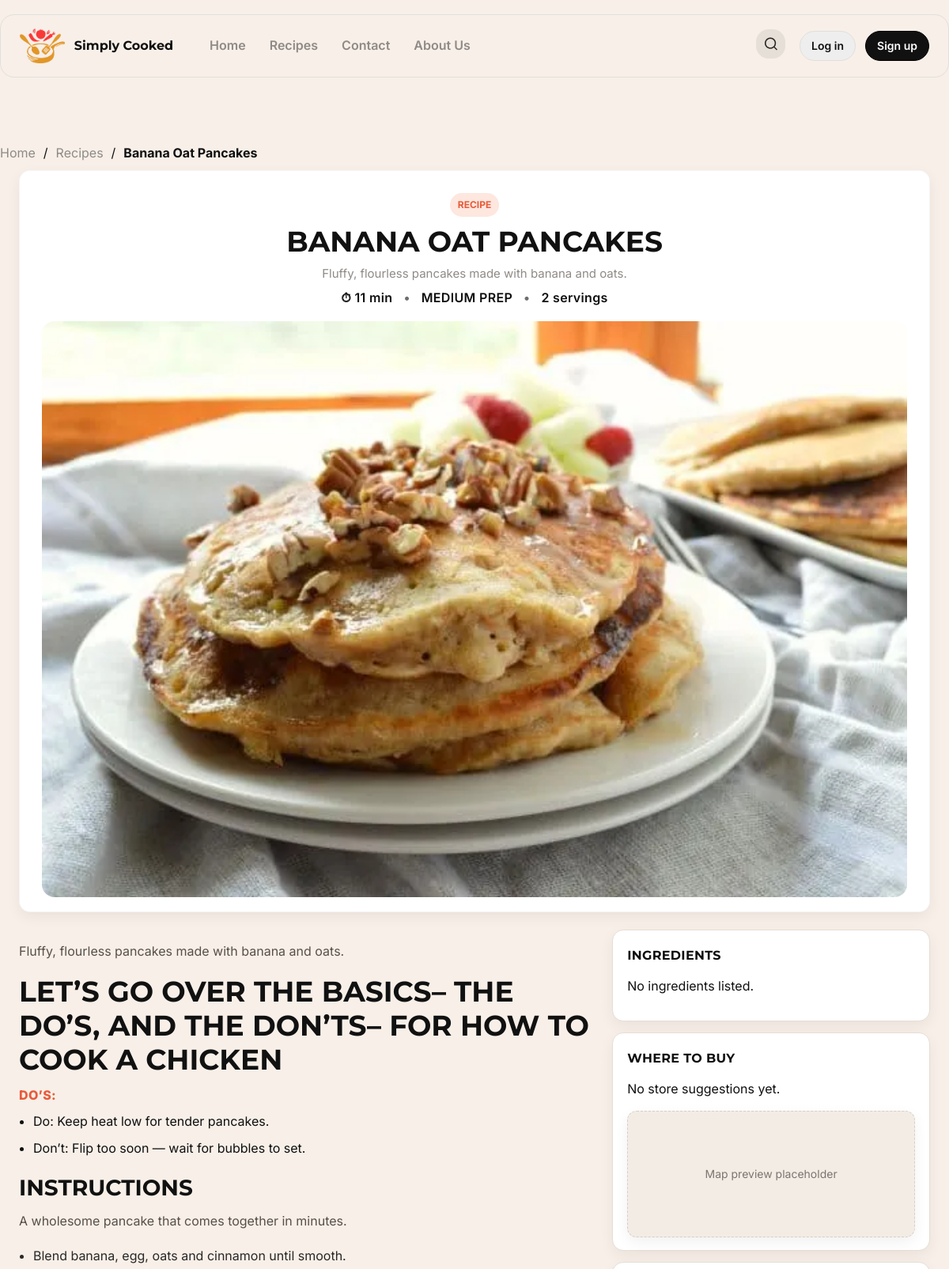
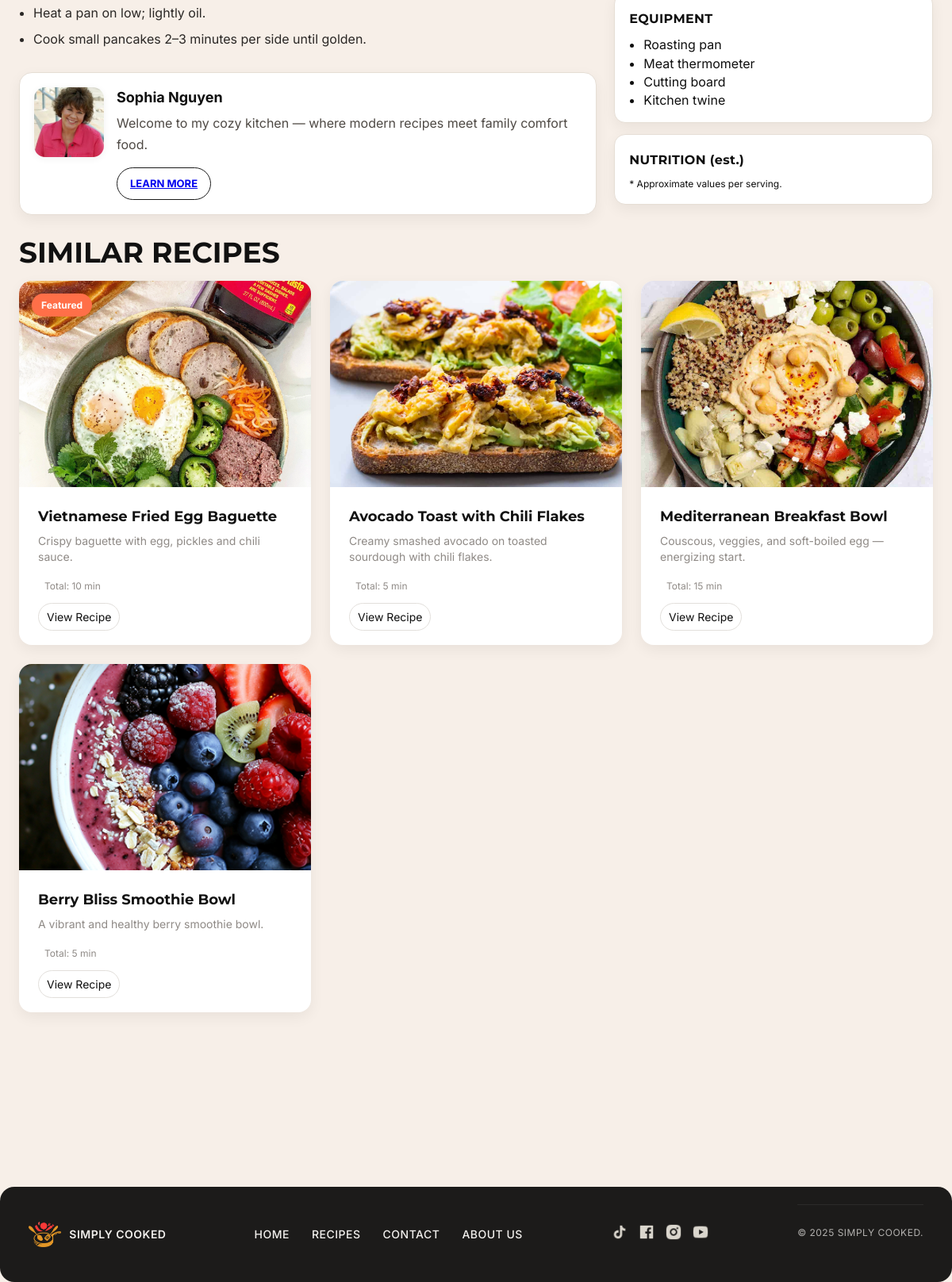
The app's page /recipe.php?slug=banana-oat-pancakes with its own data (2 pictures, top to bottom).
### tables this page shows
CREATE TABLE recipes (
  recipe_id INT AUTO_INCREMENT PRIMARY KEY,
  user_id INT,
  title VARCHAR(255) NOT NULL,
  slug VARCHAR(255) NOT NULL UNIQUE,

   
  description TEXT,                  
  meta_description VARCHAR(255),
  keywords VARCHAR(255),

   
  main_image_url VARCHAR(255),       
  prep_time VARCHAR(50),
  cook_time VARCHAR(50),
  total_time VARCHAR(50),
  servings VARCHAR(50),
  difficulty ENUM('easy','medium','hard') DEFAULT 'easy',
  is_featured BOOLEAN DEFAULT FALSE,

   
  instructions_intro TEXT NULL,      
  instructions TEXT NOT NULL,        
  dos_donts TEXT NULL,               

  created_at TIMESTAMP DEFAULT CURRENT_TIMESTAMP,
  updated_at TIMESTAMP DEFAULT CURRENT_TIMESTAMP ON UPDATE CURRENT_TIMESTAMP,

  FOREIGN KEY (user_id) REFERENCES users(user_id) ON DELETE SET NULL
);

CREATE TABLE users (
  user_id INT AUTO_INCREMENT PRIMARY KEY,
  username VARCHAR(50) NOT NULL UNIQUE,
  email VARCHAR(100) NOT NULL UNIQUE,
  email_verified TINYINT(1) DEFAULT 0,
  verify_token VARCHAR(64) DEFAULT NULL,
  password_hash VARCHAR(255) NOT NULL,
  full_name VARCHAR(100),
  bio TEXT,
  profile_image_url VARCHAR(255),
  google_id VARCHAR(255) UNIQUE,
  created_at TIMESTAMP DEFAULT CURRENT_TIMESTAMP
);

### public/recipe.php (the view, shortened to what this page needs)
<?php
require_once __DIR__ . '/../config/db.php';
include __DIR__ . '/../app/views/header.php';
$rid  = isset($_GET['id']) ? intval($_GET['id']) : 0;
$slug = isset($_GET['slug']) ? trim($_GET['slug']) : '';
if ($rid > 0) {
  $sql = "SELECT r.*, u.full_name AS author_name, u.profile_image_url AS author_avatar, u.bio AS author_bio
          FROM recipes r
          LEFT JOIN users u ON u.user_id = r.user_id
          WHERE r.recipe_id = ?";
  $stmt = $conn->prepare($sql);
  $stmt->bind_param('i', $rid);
} elseif ($slug !== '') {
  $sql = "SELECT r.*, u.full_name AS author_name, u.profile_image_url AS author_avatar, u.bio AS author_bio
          FROM recipes r
          LEFT JOIN users u ON u.user_id = r.user_id
          WHERE r.slug = ?";
  $stmt = $conn->prepare($sql);
  $stmt->bind_param('s', $slug);
} else {
  http_response_code(404);
  echo "<main class='site-main container'><p>Recipe not found.</p></main>";
  include __DIR__ . '/../app/views/footer.php';
  exit;
}
$stmt->execute();
$res = $stmt->get_result();
$recipe = $res->fetch_assoc();
$catSlugs = [];
$catSql = "SELECT c.slug, c.name
           FROM recipe_categories rc
           JOIN categories c ON c.category_id = rc.category_id
           WHERE rc.recipe_id = ?";
$stmt = $conn->prepare($catSql);
$stmt->bind_param('i', $recipe['recipe_id']);
$stmt->execute();
$cr = $stmt->get_result();
while ($row = $cr->fetch_assoc()) {
  $catSlugs[] = $row['slug'];
}
$storeSql = "SELECT s.*
             FROM recipe_stores rs
             JOIN stores s ON s.store_id = rs.store_id
             WHERE rs.recipe_id = ?
             ORDER BY s.name ASC";
$stmt = $conn->prepare($storeSql);
$stmt->bind_param('i', $recipe['recipe_id']);
$stmt->execute();
$stores = $stmt->get_result()->fetch_all(MYSQLI_ASSOC);
$ingredients = [];
$eqSql = "SELECT name
          FROM recipe_equipment
          WHERE recipe_id = ?
          ORDER BY sort_order, id";
$stmt = $conn->prepare($eqSql);
$stmt->bind_param('i', $recipe['recipe_id']);
$stmt->execute();
$equipment = $stmt->get_result()->fetch_all(MYSQLI_ASSOC);
$nuSql = "SELECT calories, protein_g, fat_g, carbs_g, note
          FROM recipe_nutrition
          WHERE recipe_id = ?";
$stmt = $conn->prepare($nuSql);
$stmt->bind_param('i', $recipe['recipe_id']);
$stmt->execute();
$nutrition = $stmt->get_result()->fetch_assoc();
$similar = [];
if (!empty($catSlugs)) {
  $in = implode(',', array_fill(0, count($catSlugs), '?'));
  $types = str_repeat('s', count($catSlugs)) . 'i';
  $params = array_merge($catSlugs, [$recipe['recipe_id']]);
  $simSql = "SELECT DISTINCT r.recipe_id, r.title, r.slug, r.meta_description, r.main_image_url, r.total_time, r.prep_time, r.is_featured
             FROM recipes r
             JOIN recipe_categories rc ON rc.recipe_id = r.recipe_id
             JOIN categories c ON c.category_id = rc.category_id
             WHERE c.slug IN ($in) AND r.recipe_id <> ?
             ORDER BY r.created_at DESC
             LIMIT 6";
  $stmt = $conn->prepare($simSql);
  $stmt->bind_param($types, ...$params);
  $stmt->execute();
  $similar = $stmt->get_result()->fetch_all(MYSQLI_ASSOC);
}
$title = $recipe['title'] ?: 'Recipe';
$intro = $recipe['description'] ?: ($recipe['meta_description'] ?? '');
$img   = $recipe['main_image_url'] ?: '/assets/images/placeholder.jpg';
$prep  = $recipe['prep_time'] ?: '';
$cook  = $recipe['cook_time'] ?: '';
$total = $recipe['total_time'] ?: '';
$serv  = $recipe['servings'] ?: '';
$diff  = strtoupper($recipe['difficulty'] ?: (!empty($recipe['is_featured']) ? 'HARD' : 'EASY')) . ' PREP';
function render_instructions($introText, $fullText) {
  ob_start(); ?>
  <h2 class="recipes-title" style="font-size:28px;margin-top:20px;">INSTRUCTIONS</h2>
  <?php if (!empty($introText)): ?>
    <p style="margin:10px 0 16px;color:#574f48;line-height:1.7;"><?= nl2br(htmlspecialchars($introText)) ?></p>
  <?php endif; ?>
  <?php
  $lines = preg_split('/\R/', (string)$fullText);
  foreach ($lines as $ln) {
    $t = trim($ln);
    $isHeading = false;
    if (strpos($t, '- ') === 0) {
      echo '<ul style="margin:6px 0;padding-left:18px;"><li style="line-height:1.7;color:#2a2725;">'
         . htmlspecialchars(substr($t, 2))
         . '</li></ul>';
    } else {
      echo '<p style="margin:4px 0;color:#2a2725;line-height:1.7;">'
         . htmlspecialchars($t)
         . '</p>';
    }
  }
  return ob_get_clean();
}
function render_dos_donts($raw) {
  $lines = preg_split('/\R/', (string)$raw);
  $mode = null;
  $bufDo = []; $bufDont = [];
  foreach ($lines as $ln) {
    $t = trim($ln);
    if (strpos($t, '- ') === 0) $t = substr($t, 2);
    $title = '';
    $body  = $t;
    $itemHtml = '<li style="margin:6px 0;line-height:1.7;"><span style="font-weight:700;">'
              . htmlspecialchars($title)
              . '</span>' . ($title ? ': ' : '')
              . htmlspecialchars($body) . '</li>';
    if ($mode === 'dont') $bufDont[] = $itemHtml; else $bufDo[] = $itemHtml;
  }
  ob_start(); ?>
  <div class="dosdonts" style="margin-top:18px;">
    <h3 class="recipes-title" style="margin-bottom:10px;">
      Let’s go over the basics– the do’s, and the don’ts– for How to Cook a chicken
    </h3>
    <?php if ($bufDo): ?>
      <div style="margin-top:12px;">
        <div style="color:#e85b3a;font-weight:800;letter-spacing:.02em;margin-bottom:8px;">DO’S:</div>
        <ul style="margin:0;padding-left:18px;"><?php echo implode('', $bufDo); ?></ul>
      </div>
    <?php endif; ?>
  </div>
  <?php
  return ob_get_clean();
}
?>
<main class="site-main">
  <div class="container breadcrumb">
    <ul>
      <li><a href="index.php">Home</a></li>
      <li>/</li>
      <li><a href="recipes.php">Recipes</a></li>
      <li>/</li>
      <li><strong><?= htmlspecialchars($title) ?></strong></li>
    </ul>
  </div>
  <section class="container">
    <div class="recipe-hero">
      <div style="text-align:center;">
        <span class="badge-chip">RECIPE</span>
        <h1 class="recipes-title" style="margin:10px 0 8px;"><?= htmlspecialchars(strtoupper($title)) ?></h1>
        <?php if ($intro): ?>
          <p class="recipes-desc" style="max-width:760px;margin:0 auto;"><?= htmlspecialchars($intro) ?></p>
        <?php endif; ?>
        <div class="meta-line" style="margin-top:8px;">
          <?php if ($total): ?>
            <span>⏱ <?= htmlspecialchars($total) ?></span>
          <?php elseif ($prep || $cook): ?>
            <span>⏱ Prep <?= htmlspecialchars($prep) ?><?= $cook ? " · Cook ".htmlspecialchars($cook) : "" ?></span>
          <?php endif; ?>
          <span class="meta-dot">•</span>
          <span><?= htmlspecialchars($diff) ?></span>
          <span class="meta-dot">•</span>
          <span><?= $serv ? htmlspecialchars($serv) : 'Serves —' ?></span>
        </div>
      </div>
      <img class="recipe-hero-img" src="<?= htmlspecialchars($img) ?>" alt="<?= htmlspecialchars($title) ?>">
    </div>
    <div class="recipe-layout">
      <article>
        <?php if (!empty($recipe['description'])): ?>
          <p style="margin-top:16px;color:#574f48;"><?= nl2br(htmlspecialchars($recipe['description'])) ?></p>
        <?php endif; ?>
        <?php
          if (!empty($recipe['dos_donts'])) {
            echo render_dos_donts($recipe['dos_donts']);
          }
        ?>
        <?php
          echo render_instructions($recipe['instructions_intro'] ?? '', $recipe['instructions'] ?? '');
        ?>
        <div class="author-spotlight">
          <img class="avatar"
              src="<?= htmlspecialchars($recipe['author_avatar'] ?: '/assets/images/author_sophia.jpg') ?>"
              alt="<?= htmlspecialchars($recipe['author_name'] ?: 'Author') ?>">
          <div>
            <div class="name"><?= htmlspecialchars($recipe['author_name'] ?: 'Cooks Delight') ?></div>
            <p class="bio">
              <?php
                $bio = trim($recipe['author_bio'] ?? '');
                echo htmlspecialchars($bio);
              ?>
            </p>
            <a class="cta" href="aboutus.php">Learn More</a>
          </div>
        </div>
      </article>
      <aside>
        <div class="sidebox">
          <h4>INGREDIENTS</h4>
          <?php if ($ingredients): ?>
            <ul>
              <?php foreach ($ingredients as $ing):
                $txt = $ing['name'];
                if (!empty($ing['quantity'])) $txt = $ing['quantity'].' '.($ing['unit']??''). ' ' . $txt;
                if (!empty($ing['note'])) $txt .= ' — '.$ing['note'];
              ?>
                <li><?= htmlspecialchars(trim(preg_replace('/\s+/', ' ', $txt))) ?></li>
              <?php endforeach; ?>
            </ul>
          <?php else: ?>
            <p class="muted">No ingredients listed.</p>
          <?php endif; ?>
        </div>
        <div class="sidebox" style="margin-top:14px;">
          <h4>WHERE TO BUY</h4>
          <?php if ($stores): ?>
            <ul style="margin-bottom:12px;">
              <?php foreach ($stores as $s): ?>
                <li style="margin-bottom:6px;">
                  <strong><?= htmlspecialchars($s['name']) ?></strong>
                  <?php if ($s['address']): ?>
                    <div class="muted" style="font-size:13px;"><?= htmlspecialchars($s['address']) ?></div>
                  <?php endif; ?>
                  <div style="margin-top:6px;">
                    <?php if (!empty($s['google_maps_url'])): ?>
                      <a class="btn-small" target="_blank" href="<?= htmlspecialchars($s['google_maps_url']) ?>">View on Map</a>
                    <?php else: ?>
                      <span class="muted">Map link coming soon</span>
                    <?php endif; ?>
                  </div>
                </li>
              <?php endforeach; ?>
            </ul>
          <?php else: ?>
            <p class="muted">No store suggestions yet.</p>
          <?php endif; ?>
          <div class="sidebox map-placeholder" style="height:160px;margin-top:8px;">Map preview placeholder</div>
        </div>
        <div class="sidebox" style="margin-top:14px;">
          <h4>EQUIPMENT</h4>
          <?php if ($equipment): ?>
            <ul>
              <?php foreach ($equipment as $e): ?>
                <li><?= htmlspecialchars($e['name']) ?></li>
              <?php endforeach; ?>
            </ul>
          <?php else: ?>
            <ul>
              <li>Roasting pan</li>
              <li>Meat thermometer</li>
              <li>Cutting board</li>
              <li>Kitchen twine</li>
            </ul>
          <?php endif; ?>
        </div>
        <div class="sidebox" style="margin-top:14px;">
          <h4>NUTRITION (est.)</h4>
          <?php if ($nutrition): ?>
            <ul>
              <?php if ($nutrition['calories'] !== null): ?><li><strong>Calories:</strong> <?= (int)$nutrition['calories'] ?></li><?php endif; ?>
              <?php if ($nutrition['protein_g'] !== null): ?><li><strong>Protein:</strong> <?= htmlspecialchars($nutrition['protein_g']) ?> g</li><?php endif; ?>
              <?php if ($nutrition['fat_g'] !== null): ?><li><strong>Total fat:</strong> <?= htmlspecialchars($nutrition['fat_g']) ?> g</li><?php endif; ?>
              <?php if ($nutrition['carbs_g'] !== null): ?><li><strong>Carbs:</strong> <?= htmlspecialchars($nutrition['carbs_g']) ?> g</li><?php endif; ?>
            </ul>
            <?php if (!empty($nutrition['note'])): ?>
              <div class="muted" style="font-size:12px;margin-top:8px;"><?= htmlspecialchars($nutrition['note']) ?></div>
            <?php endif; ?>
          <?php else: ?>
            <div class="muted" style="font-size:12px;">* Approximate values per serving.</div>
          <?php endif; ?>
        </div>
      </aside>
    </div>
    <?php if ($similar): ?>
      <h2 class="recipes-title similar-head">SIMILAR RECIPES</h2>
      <div class="cards-grid">
        <?php foreach ($similar as $r): ?>
          <article class="recipe-card">
            <a class="recipe-link" href="recipe.php?id=<?= (int)$r['recipe_id'] ?>">
              <div class="recipe-card-media">
                <?php if (!empty($r['is_featured'])): ?>
                  <span class="badge-pill badge-orange">Featured</span>
                <?php endif; ?>
                <img class="recipe-card-img"
                     src="<?= htmlspecialchars($r['main_image_url'] ?: '/assets/images/placeholder.jpg') ?>"
                     alt="<?= htmlspecialchars($r['title']) ?>">
              </div>
              <div class="recipe-body">
                <h3 class="recipe-title"><?= htmlspecialchars($r['title']) ?></h3>
                <?php if (!empty($r['meta_description'])): ?>
                  <p class="recipe-excerpt"><?= htmlspecialchars($r['meta_description']) ?></p>
                <?php endif; ?>
                <div class="recipe-meta">
                  <?php if (!empty($r['total_time'])): ?>
                    <span class="meta-item">Total: <?= htmlspecialchars($r['total_time']) ?></span>
                  <?php elseif (!empty($r['prep_time'])): ?>
                    <span class="meta-item">Prep: <?= htmlspecialchars($r['prep_time']) ?></span>
                  <?php endif; ?>
                </div>
                <div class="recipe-cta"><span class="btn-small">View Recipe</span></div>
              </div>
            </a>
          </article>
        <?php endforeach; ?>
      </div>
    <?php endif; ?>
  </section>
</main>
<?php include __DIR__ . '/../app/views/footer.php'; ?>

### records on screen
recipes: title "Banana Oat Pancakes", title "BANANA OAT PANCAKES", description "Fluffy, flourless pancakes made with banana and oats.", total_time "11 min", difficulty "MEDIUM PREP", servings "2 servings", main_image_url (picture), dos_donts "Do: Keep heat low for tender pancakes. Don’t: Flip too soon — wait for bubbles to set.", instructions_intro "A wholesome pancake that comes together in minutes.", instructions "Blend banana, egg, oats and cinnamon until smooth.", instructions "Heat a pan on low; lightly oil.", instructions "Cook small pancakes 2–3 minutes per side until golden.", user.profile_image_url (picture), user.full_name "Sophia Nguyen", user.bio "Welcome to my cozy kitchen — where modern recipes meet family comfort food."
recipes: is_featured "Featured", main_image_url (picture), title "Vietnamese Fried Egg Baguette", meta_description "Crispy baguette with egg, pickles and chili sauce.", total_time "10 min"
recipes: main_image_url (picture), title "Avocado Toast with Chili Flakes", meta_description "Creamy smashed avocado on toasted sourdough with chili flakes.", total_time "5 min"
recipes: main_image_url (picture), title "Mediterranean Breakfast Bowl", meta_description "Couscous, veggies, and soft-boiled egg — energizing start.", total_time "15 min"
recipes: main_image_url (picture), title "Berry Bliss Smoothie Bowl", meta_description "A vibrant and healthy berry smoothie bowl.", total_time "5 min"
